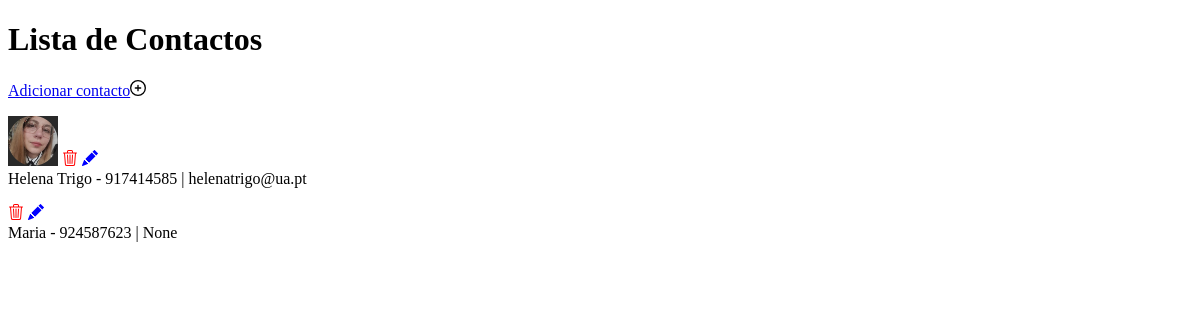
The app's page /contactos/, older data.
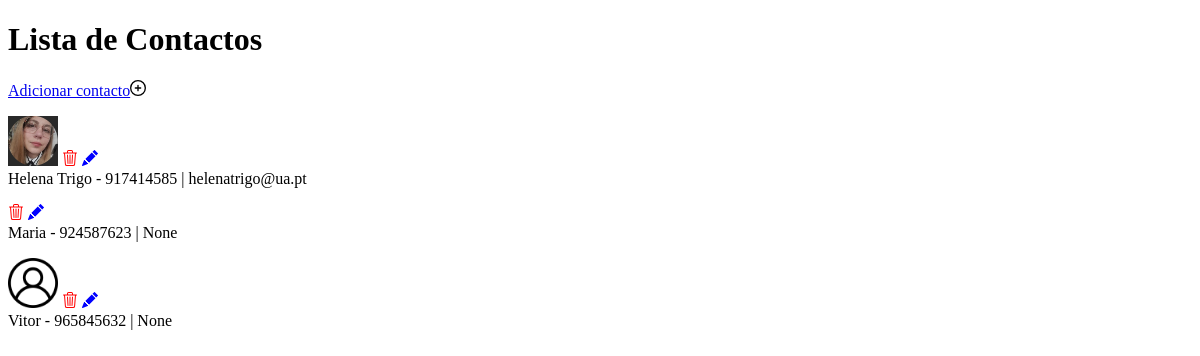
The same page, newer data.
### contactos/models.py (models this page shows, shortened)
class Contacto(models.Model):
    nome = models.CharField(max_length = 225)
    telemovel = models.CharField(max_length = 20)
    email = models.EmailField(blank = True, null = True)
    telemovel2 = models.CharField(max_length = 20, blank = True, null = True)
    favorito = models.BooleanField(default = False)
    foto = models.ImageField(upload_to = 'contactos/fotos/', blank = True, null = True)
    categoria = models.ForeignKey(Categoria, on_delete = models.SET_NULL, blank = True, null = True)
    class Meta:
        ordering = ['nome']

### contactos/views.py (the view)
# urls.py: path('', views.home, name = 'home'),
def home(request):
    contactos = Contacto.objects.all()
    return render(request, 'contactos/home.html', {'contactos':contactos})

### contactos/templates/contactos/home.html (shortened to what this page needs)
<!DOCTYPE html>
<html lang="pt-pt">
<head>
</head>
<body>
    <h1>Lista de Contactos</h1>
    <a href="{% url 'contactos:add' %}">Adicionar contacto<img src="../../../static/add.svg" alt=""></a>
    {% for contacto in contactos %}
    <div>
        <p>
            {% if contacto.foto %}
            <img src="{{contacto.foto.url}}" width="50">
            {% endif %}
            <a href="{% url 'contactos:delete' contacto.id %}"><img src="../../../static/trash3.svg" alt="caixote do lixo"></a>
            <a href="{% url 'contactos:edit' contacto.id %}"><img src="../../../static/pencil-fill.svg" alt="lápis - editar"></a><br>
            {{contacto.nome}} - {{contacto.telemovel}} | {{contacto.email}}<br>
        </p>
    </div>
    {% endfor %}
</body>
</html>

Row changes from the older to the newer data that the page shows:
added Contacto: foto (picture), nome "Vitor", telemovel "965845632", email "None"
